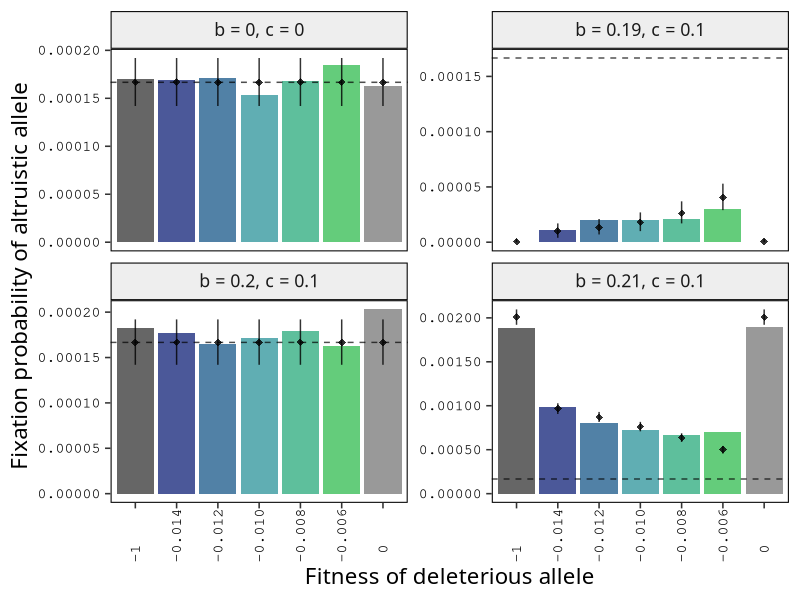
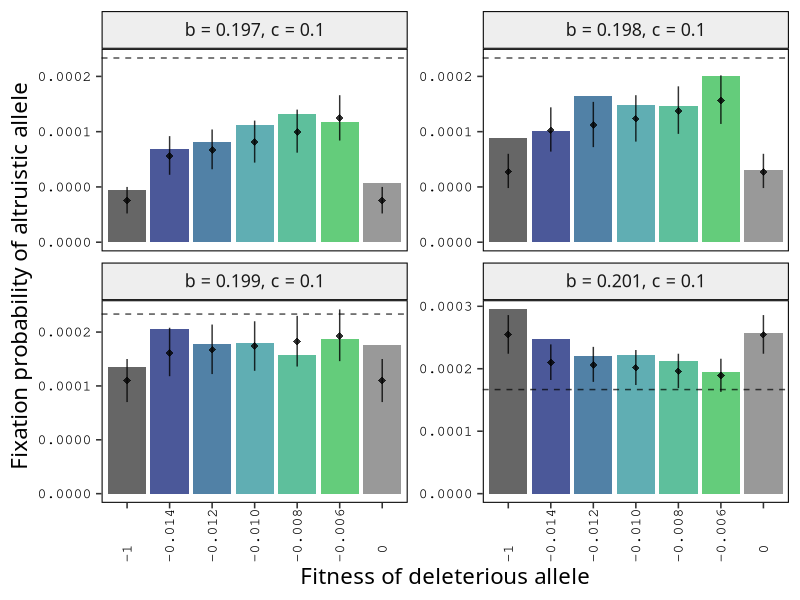
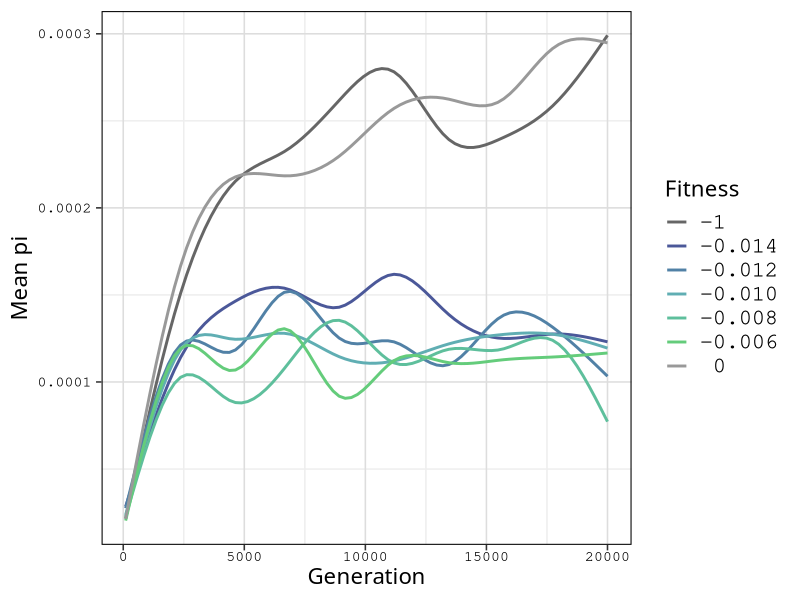
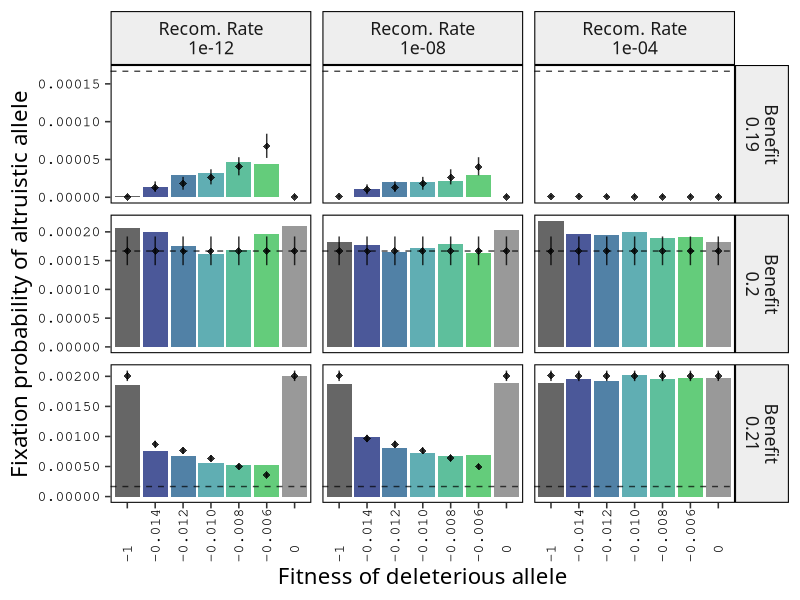
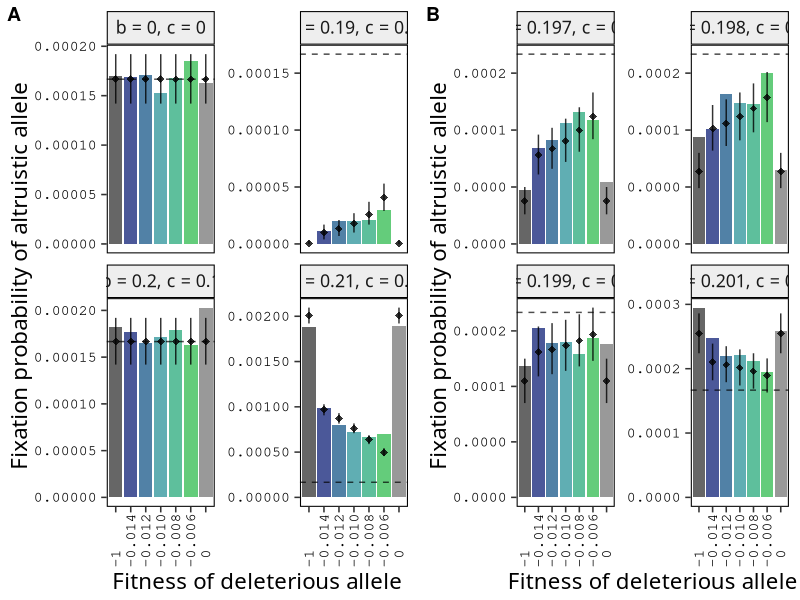

The R script that drew these images, in order:
#plotting and such
library(tidyverse)
library(scales)
library(ggpubr)
library(multcomp)
library(broom)
library(cowplot)

##### Aesthetic variables
fitnessColors = c("#666666",
                  "#4B5899", 
                  "#5181A6", 
                  "#60AEB3", 
                  "#5EBF9C", 
                  "#64CC7B",
                  "#999999")

fitnessLabels = c("-1",
                  "-0.014",
                  "-0.012",
                  "-0.010",
                  "-0.008",
                  "-0.006",
                  " 0")

custom_theme <- function (base_size = 16, base_family = "") {
  theme_bw(base_size, base_family, base_line_size = base_size / 30) %+replace%
    theme(text = element_text(size = base_size,
                              colour = "black",
                              family = "Geneva"),
          axis.text = element_text(family = "Courier",
                                   size = base_size / 1.5),
          legend.text = element_text(family = "Courier"),
          axis.text.x = element_text(angle = 90, hjust = 0),
          panel.grid.major.x = element_blank(),
          panel.grid.major.y = element_blank(),
          panel.grid.minor = element_blank(),
          panel.background = element_blank(),
          panel.border = element_rect(fill = NA,
                                      color = "black"),
          panel.grid = element_line(color = "#999999"),
          strip.background = element_rect(color = "black",
                                          fill = "#EEEEEE"),
          plot.background = element_rect(fill = NA,
                                         color = NA)
    )
}

label_newline <- function(labels){
  return(label_both(labels, sep = "\n"))
}

##### Load, mutate, filter CSV files
p = 1/6000
#fixation probabilities
f2 <- read_csv("Data/fixation_probs.csv") %>% mutate(Benefit = b, 
                                                  percentFixed = p_fix,
                                                  `Recom. Rate` = r,
                                                  fitness = factor(-s))
f2$Cost <- f2$c
f2f <- f2[,c("Benefit", "Cost", "Recom. Rate", "fitness", 
             "percentFixed", "CI_0.025", "CI_0.975")]
f2Fine <- filter(f2f, Benefit > 0.19 & Benefit < 0.21) %>%
  filter(`Recom. Rate` == 1e-8)
f2Big <- f2f %>% filter(Benefit <= 0.19 | Benefit >= 0.21 | Benefit == 0.2) %>%
  filter(`Recom. Rate` == 1e-8)
f2Sup <- f2f %>% filter(Benefit == 0.19 | Benefit == 0.21 | Benefit == 0.2)

#variation over benefit
singleStats <- read_csv("Data/singleInteractionsMil.csv") %>% 
  mutate(Benefit = benefit, Cost = cost)

singleFine <- singleStats %>% filter(benefit > 0.19 & benefit < 0.21) %>%
                              mutate(fitness = factor(fitness))
singleBig <- singleStats %>% filter(benefit <= 0.19 | benefit >= 0.21 | 
                                      benefit == 0.2) %>%
                              mutate(fitness = factor(fitness))

#variation over recom. rate & benefit
sRecomStats <- read_csv("Data/singleRecombinationFixed.csv") %>%
  mutate(Benefit = benefit,
         `Recom. Rate` = recom_rate,
         fitness = factor(fitness))

#generation vs pi by fitness/BGS
pibgs <- read_csv("Data/piBGS.csv")

##### Graphs
#benefits 0, 0.19, 0.2, 0.21
bp <- ggplot(singleBig,
#ggplot(singleBig,
       aes(x = fitness,
           y = percentFixed,
           group = factor(Benefit),
           fill = fitness)
       ) +
  scale_fill_manual(name = "Fitness",
                    values = fitnessColors,
                    labels = fitnessLabels) +
  scale_x_discrete(labels = fitnessLabels) +
  scale_y_continuous(labels = label_number(accuracy=0.00001)) +
  geom_col() +
  facet_wrap(~Benefit+Cost, 
             scales = "free_y", 
             labeller = label_bquote(cols = paste("b = ", .(Benefit),
                                                  ", c = ", .(Cost),
                                                  sep = "")),
             drop = T
  ) +
  geom_pointrange(data = f2Big,
                  mapping = aes(ymin = CI_0.025, ymax = CI_0.975),
                  shape = "diamond",
                  alpha = 0.8) +
  geom_hline(yintercept = p, 
             color = "black", 
             #size = 1.5,
             alpha = 0.7,
             linetype = "dashed") +
  xlab("Fitness of deleterious allele") +
  ylab("Fixation probability of altruistic allele") + 
  guides(fill = "none") +
  custom_theme()

#benefits 0.197, 0.198, 0.199, 0.201
fp <- ggplot(singleFine %>% filter(Benefit != 0.196 & Benefit != 0.2),
       aes(x = fitness,
           y = percentFixed,
           group = factor(Benefit),
           fill = fitness)) +
  scale_fill_manual(name = "Fitness",
                    values = fitnessColors,
                    labels = fitnessLabels) +
  scale_x_discrete(labels = fitnessLabels) +
  geom_col() +
  geom_pointrange(data = f2Fine %>% 
                    filter(Benefit != 0.196 & Benefit != 0.2),
                mapping = aes(ymin = CI_0.025, ymax = CI_0.975),
                shape = "diamond",
                alpha = 0.8) +
  scale_y_continuous(labels = label_number(accuracy=0.0001)) +
  facet_wrap(~Benefit+Cost, 
             scales = "free_y", 
             labeller = label_bquote(cols = paste("b = ", .(Benefit),
                                                  ", c = ", .(Cost),
                                                  sep = ""))
             ) +
  geom_hline(yintercept = p, 
             color = "black", 
             #size = 1.5,
             alpha = 0.7,
             linetype = "dashed") +
  xlab("Fitness of deleterious allele") +
  ylab("Fixation probability of altruistic allele") + 
  guides(fill = "none") +
  custom_theme()

sp <- plot_grid(bp, fp, labels = "AUTO", rel_widths = c(1.1, 1))

#generation vs pi by fitness/BGS
pp <- ggplot(pibgs %>% mutate(fitness = factor(fitness)),
       aes(x = generation,
           y = pi_neutral,
           color = fitness)) +
  geom_smooth(se = F) +
  scale_y_continuous(labels = label_number(accuracy = 0.0001)) +
  scale_color_manual(name = "Fitness",
                     values = fitnessColors,
                     labels = fitnessLabels) +
  ylab("Mean pi") +
  xlab("Generation") + 
  custom_theme() %+replace%
  theme(panel.grid.major.x = element_line(color = "#dddddd"),
        panel.grid.minor.x = element_line(color = "#eeeeee"),
        panel.grid.major.y = element_line(color = "#dddddd"),
        panel.grid.minor.y = element_line(color = "#eeeeee"),
        axis.text.x = element_text())


#variation over recom. rate & benefit
rp <- ggplot(sRecomStats,
       aes(x = fitness, 
           y  = percentFixed,
           fill = fitness)) +
  scale_fill_manual(name = "Fitness",
                    values = fitnessColors,
                    labels = fitnessLabels) +
  scale_x_discrete(labels = fitnessLabels) +
  scale_y_continuous(limits = c(0, NA),
                     labels = label_number(accuracy=0.00001)) +
  geom_col() +
  geom_pointrange(data = f2Sup,
                mapping = aes(ymin = CI_0.025, ymax = CI_0.975),
                shape = "diamond",
                alpha = 0.8) +
  facet_grid(scales = "free",
             rows = vars(`Benefit`),
             cols = vars(`Recom. Rate`),
             labeller = label_newline) +
  geom_hline(yintercept = p, 
             color = "black", 
             alpha = 0.7,
             linetype = "dashed") +
  xlab("Fitness of deleterious allele") + 
  ylab("Fixation probability of altruistic allele") + 
  guides(fill = "none") +
  custom_theme()


##### Statistics

#fixation prob. against fitness, a factor
#linear model
singleForAnalysis <- singleStats %>% filter(benefit != 0) %>%
  mutate(fitness = factor(fitness))
model <- glm(percentFixed ~ benefit * fitness,
             data = singleForAnalysis,
             weights = numTotal,
             family = binomial())
View(tidy(glht(model)))

#fixation prob. against BGS, a boolean
singleBGS <- singleStats %>% filter(benefit != 0)
singleBGS$BGS <- (singleBGS$fitness %% 1 != 0)

bgsmodel <- glm(percentFixed ~ benefit * BGS,
                data = singleBGS,
                weights = numTotal,
                family = binomial())
summary(bgsmodel)
View(tidy(glht(bgsmodel)))
